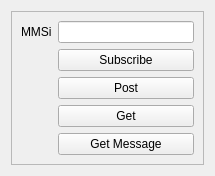
<?xml version="1.0" encoding="UTF-8"?>
<ui version="4.0">
 <class>STMTester</class>
 <widget class="QWidget" name="STMTester">
  <property name="geometry">
   <rect>
    <x>0</x>
    <y>0</y>
    <width>215</width>
    <height>174</height>
   </rect>
  </property>
  <property name="windowTitle">
   <string>Form</string>
  </property>
  <layout class="QGridLayout" name="gridLayout">
   <item row="0" column="0">
    <widget class="QFrame" name="frame">
     <property name="frameShape">
      <enum>QFrame::StyledPanel</enum>
     </property>
     <property name="frameShadow">
      <enum>QFrame::Raised</enum>
     </property>
     <layout class="QGridLayout" name="gridLayout_2">
      <item row="0" column="0">
       <widget class="QLabel" name="label">
        <property name="text">
         <string>MMSi</string>
        </property>
       </widget>
      </item>
      <item row="0" column="1">
       <widget class="QLineEdit" name="leMMSI"/>
      </item>
      <item row="1" column="1">
       <widget class="QPushButton" name="pbSub">
        <property name="text">
         <string>Subscribe</string>
        </property>
       </widget>
      </item>
      <item row="2" column="1">
       <widget class="QPushButton" name="pbPost">
        <property name="text">
         <string>Post</string>
        </property>
       </widget>
      </item>
      <item row="3" column="1">
       <widget class="QPushButton" name="pbGet">
        <property name="text">
         <string>Get</string>
        </property>
       </widget>
      </item>
      <item row="4" column="1">
       <widget class="QPushButton" name="pbGetMsg">
        <property name="text">
         <string>Get Message</string>
        </property>
       </widget>
      </item>
     </layout>
    </widget>
   </item>
  </layout>
 </widget>
 <resources/>
 <connections/>
</ui>
